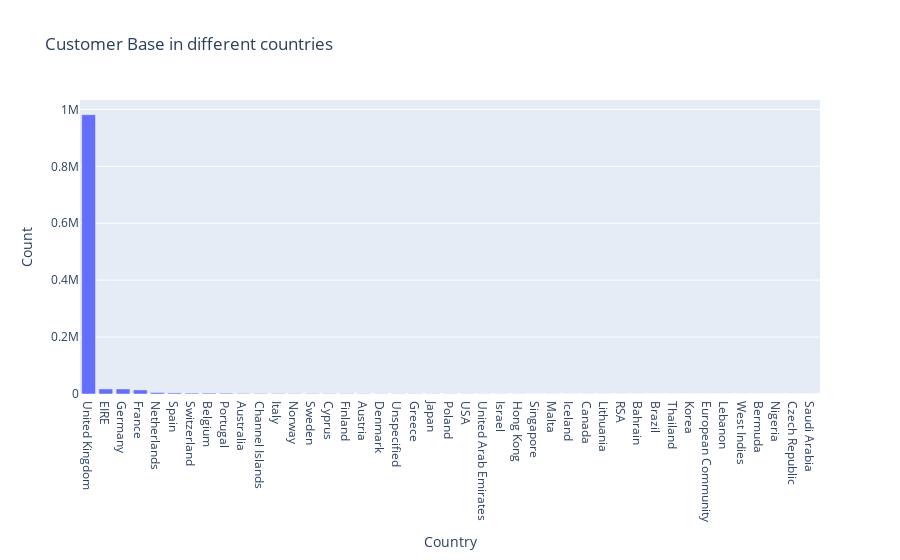

Notebook code cell kept with this figure:
### Markdown cell above
### EDA and Data Cleaning

### Code cell
countries = df['Country'].value_counts()
plot = px.bar(x = countries.index, y = countries.values, title = 'Customer Base in different countries', labels = {'x' : 'Country', 'y' : 'Count'})
plot.show()

### Figure 1 — Plotly figure (JSON) as saved in the notebook; plotly's stock layout.template omitted (floating-point values rounded to 4 significant figures)
{"data": [{"alignmentgroup": "True", "hovertemplate": "Country=%{x}<br>Count=%{y}<extra></extra>", "legendgroup": "", "marker": {"color": "#636efa", "pattern": {"shape": ""}}, "name": "", "offsetgroup": "", "orientation": "v", "showlegend": false, "textposition": "auto", "type": "bar", "x": ["United Kingdom", "EIRE", "Germany", "France", "Netherlands", "Spain", "Switzerland", "Belgium", "Portugal", "Australia", "Channel Islands", "Italy", "Norway", "Sweden", "Cyprus", "Finland", "Austria", "Denmark", "Unspecified", "Greece", "Japan", "Poland", "USA", "United Arab Emirates", "Israel", "Hong Kong", "Singapore", "Malta", "Iceland", "Canada", "Lithuania", "RSA", "Bahrain", "Brazil", "Thailand", "Korea", "European Community", "Lebanon", "West Indies", "Bermuda", "Nigeria", "Czech Republic", "Saudi Arabia"], "xaxis": "x", "y": [981330, 17866, 17624, 14330, 5140, 3811, 3189, 3123, 2620, 1913, 1664, 1534, 1455, 1364, 1176, 1049, 938, 817, 756, 663, 582, 535, 535, 500, 371, 364, 346, 299, 253, 228, 189, 169, 126, 94, 76, 63, 61, 58, 54, 34, 32, 30, 10], "yaxis": "y"}], "layout": {"barmode": "relative", "legend": {"tracegroupgap": 0}, "title": {"text": "Customer Base in different countries"}, "xaxis": {"anchor": "y", "domain": [0, 1], "title": {"text": "Country"}}, "yaxis": {"anchor": "x", "domain": [0, 1], "title": {"text": "Count"}}}}
